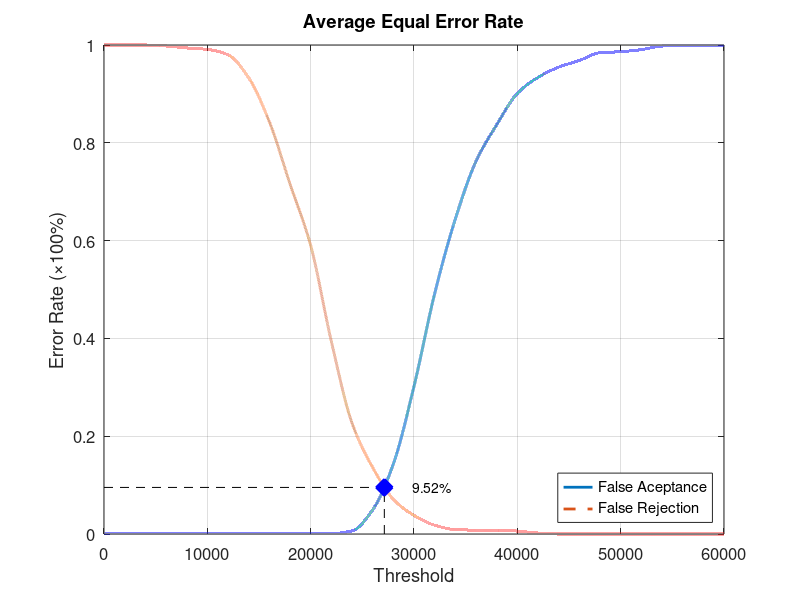
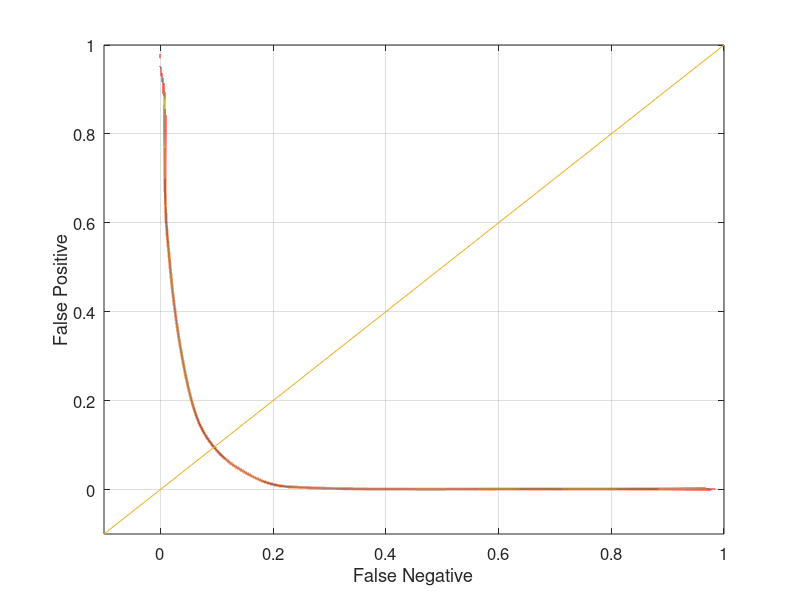

These charts were generated, in order, by the following MATLAB code:
function yEER = Database1Average
close all;
clear;
clc;
x = 0:2000:60000;
xq = 0:0.5:60000;

y0 = [0 0.00105263 0.00105263 0.00105263 0.00105263 0.00105263 0.00105263 0.00105263 0.00105263 0.00105263 0.00105263 0.00105263 0.00631579 0.0494737 0.143158 0.302105 0.491579 0.644211 0.762105 0.836842 0.901053 0.933684 0.954737 0.968421 0.98421 0.986316 0.990526 0.997895 0.998947 0.998947 1];
yy0 = interp1(x, y0, xq, 'pchip');
y1 = [1 1 1 0.998 0.994 0.991 0.98 0.933 0.843 0.716 0.59 0.394 0.227 0.136 0.071 0.038 0.018 0.009 0.008 0.008 0.006 0.002 0 0 0 0 0 0 0 0 0];
yy1 = interp1(x, y1, xq, 'pchip');

% Calculating EER: 
y2 = abs(y0 - y1);
find(y2 == min(y2))
yy2 = abs(yy0 - yy1);
xEER = find(yy2 == min(yy2));
xEERIndex = xq(xEER) % X-axis EER
yEER = yy0(xEER) % Y-axis EER

main = figure
plot(xq, yy0,'-','LineWidth', 2);	hold on
plot(xq, yy1,'--','LineWidth', 2);	hold on
plot([xEERIndex xEERIndex], [0 yEER], 'k--');	hold on
plot([0 xEERIndex], [yEER yEER], 'k--');	hold on
plot(xEERIndex, yEER, 'bx', 'LineWidth', 10);	hold on
text(xEERIndex + 10 * xEERIndex / 100, yEER, [num2str(round((10000 * yEER)) / 100) '%'])
legend('False Aceptance', 'False Rejection', 'Location', 'SouthEast')
xlabel('Threshold')
ylabel('Error Rate (\times100%)')
title('Average Equal Error Rate')
set(gca, 'FontSize', 12)
axis([0 60000 0 1])
grid on

print(main, 'Database1AverageMain', '-dpng');
FNRxFPR = figure('Color', [1 1 1]);
plot(yy1, yy0, '-', yy1, yy0, 'LineWidth', 2);
hold on
y = -0.1:0.1:1
plot(y, y); 
set(gca, 'FontSize', 12)
xlabel('False Negative')
ylabel('False Positive')
axis([-0.1 1 -0.1 1])
set(gca, 'FontSize', 12)
grid on

print(FNRxFPR, 'Database1AverageFNRxFPR','-dpng');
end
